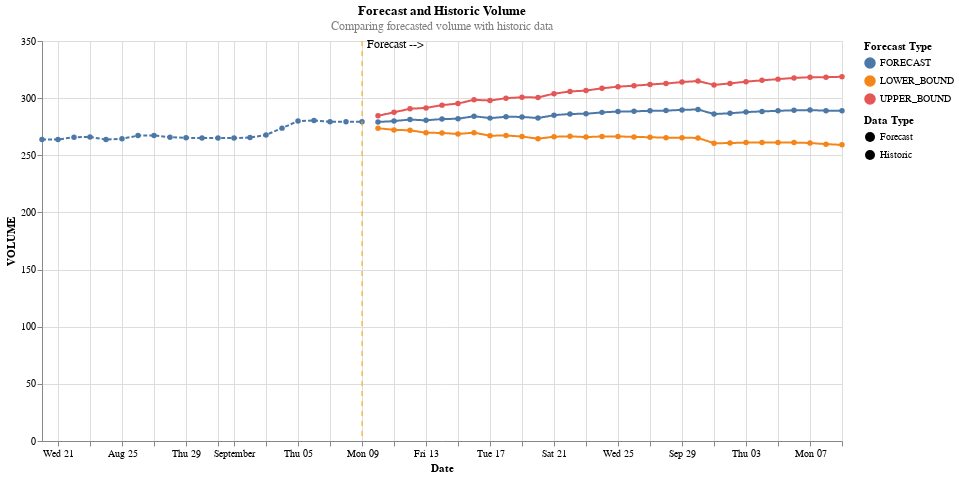
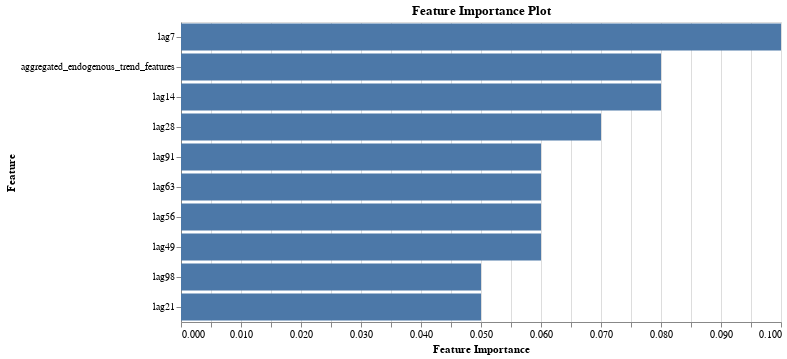

Source (notebook cell) for these figures, in order:
### Code cell
forecast_model.generate_forecast_and_visualization(show_historical=True)

### Figure 1 — Vega-Lite specification as saved in the notebook (floating-point values rounded to 4 significant figures)
{"config": {"view": {"continuousWidth": 300, "continuousHeight": 300}}, "layer": [{"data": {"name": "data-745510d6ab70269814e349078fcdf7ea"}, "mark": {"type": "line", "point": true}, "encoding": {"color": {"field": "VALUE_TYPE", "legend": {"title": "Forecast Type"}, "type": "nominal"}, "strokeDash": {"field": "TYPE", "legend": {"title": "Data Type"}, "type": "nominal"}, "x": {"axis": {"title": "Date"}, "field": "USAGE_DATE", "type": "temporal"}, "y": {"field": "VOLUME", "type": "quantitative"}}, "title": {"text": ["Forecast and Historic Volume"], "subtitle": ["Comparing forecasted volume with historic data"], "color": "black", "subtitleColor": "gray"}}, {"data": {"name": "data-212f954e367e2c7b026f80fbcc529ee1"}, "mark": {"type": "rule", "color": "orange", "strokeDash": [5, 5]}, "encoding": {"x": {"field": "x", "type": "temporal"}}}, {"data": {"name": "data-13f15a4b42da179410d5732c76b476be"}, "mark": {"type": "text", "align": "left", "baseline": "bottom", "dx": 5, "dy": 5, "fontSize": 12}, "encoding": {"text": {"field": "label", "type": "nominal"}, "x": {"field": "x", "type": "temporal"}, "y": {"value": 5}}}], "height": 400, "width": 800, "$schema": "https://vega.github.io/schema/vega-lite/v5.17.0.json", "datasets": {"data-745510d6ab70269814e349078fcdf7ea": [{"USAGE_DATE": "2024-10-09T00:00:00", "TYPE": "Forecast", "VALUE_TYPE": "FORECAST", "VOLUME": 288.9}, {"USAGE_DATE": "2024-10-08T00:00:00", "TYPE": "Forecast", "VALUE_TYPE": "FORECAST", "VOLUME": 289.0}, {"USAGE_DATE": "2024-10-07T00:00:00", "TYPE": "Forecast", "VALUE_TYPE": "FORECAST", "VOLUME": 289.5}, {"USAGE_DATE": "2024-10-06T00:00:00", "TYPE": "Forecast", "VALUE_TYPE": "FORECAST", "VOLUME": 289.4}, {"USAGE_DATE": "2024-10-05T00:00:00", "TYPE": "Forecast", "VALUE_TYPE": "FORECAST", "VOLUME": 288.9}, {"USAGE_DATE": "2024-10-04T00:00:00", "TYPE": "Forecast", "VALUE_TYPE": "FORECAST", "VOLUME": 288.4}, {"USAGE_DATE": "2024-10-03T00:00:00", "TYPE": "Forecast", "VALUE_TYPE": "FORECAST", "VOLUME": 287.8}, {"USAGE_DATE": "2024-10-02T00:00:00", "TYPE": "Forecast", "VALUE_TYPE": "FORECAST", "VOLUME": 286.8}, {"USAGE_DATE": "2024-10-01T00:00:00", "TYPE": "Forecast", "VALUE_TYPE": "FORECAST", "VOLUME": 286.1}, {"USAGE_DATE": "2024-09-30T00:00:00", "TYPE": "Forecast", "VALUE_TYPE": "FORECAST", "VOLUME": 290.1}, {"USAGE_DATE": "2024-09-29T00:00:00", "TYPE": "Forecast", "VALUE_TYPE": "FORECAST", "VOLUME": 289.7}, {"USAGE_DATE": "2024-09-28T00:00:00", "TYPE": "Forecast", "VALUE_TYPE": "FORECAST", "VOLUME": 289.1}, {"USAGE_DATE": "2024-09-27T00:00:00", "TYPE": "Forecast", "VALUE_TYPE": "FORECAST", "VOLUME": 288.9}, {"USAGE_DATE": "2024-09-26T00:00:00", "TYPE": "Forecast", "VALUE_TYPE": "FORECAST", "VOLUME": 288.5}, {"USAGE_DATE": "2024-09-25T00:00:00", "TYPE": "Forecast", "VALUE_TYPE": "FORECAST", "VOLUME": 288.3}, {"USAGE_DATE": "2024-09-24T00:00:00", "TYPE": "Forecast", "VALUE_TYPE": "FORECAST", "VOLUME": 287.6}, {"USAGE_DATE": "2024-09-23T00:00:00", "TYPE": "Forecast", "VALUE_TYPE": "FORECAST", "VOLUME": 286.3}, {"USAGE_DATE": "2024-09-22T00:00:00", "TYPE": "Forecast", "VALUE_TYPE": "FORECAST", "VOLUME": 286.2}, {"USAGE_DATE": "2024-09-21T00:00:00", "TYPE": "Forecast", "VALUE_TYPE": "FORECAST", "VOLUME": 285.1}, {"USAGE_DATE": "2024-09-20T00:00:00", "TYPE": "Forecast", "VALUE_TYPE": "FORECAST", "VOLUME": 282.6}, {"USAGE_DATE": "2024-09-19T00:00:00", "TYPE": "Forecast", "VALUE_TYPE": "FORECAST", "VOLUME": 283.6}, {"USAGE_DATE": "2024-09-18T00:00:00", "TYPE": "Forecast", "VALUE_TYPE": "FORECAST", "VOLUME": 283.6}, {"USAGE_DATE": "2024-09-17T00:00:00", "TYPE": "Forecast", "VALUE_TYPE": "FORECAST", "VOLUME": 282.5}, {"USAGE_DATE": "2024-09-16T00:00:00", "TYPE": "Forecast", "VALUE_TYPE": "FORECAST", "VOLUME": 284.2}, {"USAGE_DATE": "2024-09-15T00:00:00", "TYPE": "Forecast", "VALUE_TYPE": "FORECAST", "VOLUME": 282.0}, {"USAGE_DATE": "2024-09-14T00:00:00", "TYPE": "Forecast", "VALUE_TYPE": "FORECAST", "VOLUME": 281.7}, {"USAGE_DATE": "2024-09-13T00:00:00", "TYPE": "Forecast", "VALUE_TYPE": "FORECAST", "VOLUME": 280.6}, {"USAGE_DATE": "2024-09-12T00:00:00", "TYPE": "Forecast", "VALUE_TYPE": "FORECAST", "VOLUME": 281.3}, {"USAGE_DATE": "2024-09-11T00:00:00", "TYPE": "Forecast", "VALUE_TYPE": "FORECAST", "VOLUME": 279.9}, {"USAGE_DATE": "2024-09-10T00:00:00", "TYPE": "Forecast", "VALUE_TYPE": "FORECAST", "VOLUME": 279.1}, {"USAGE_DATE": "2024-09-09T00:00:00", "TYPE": "Historic", "VALUE_TYPE": "FORECAST", "VOLUME": 279.3}, {"USAGE_DATE": "2024-09-08T00:00:00", "TYPE": "Historic", "VALUE_TYPE": "FORECAST", "VOLUME": 279.3}, {"USAGE_DATE": "2024-09-07T00:00:00", "TYPE": "Historic", "VALUE_TYPE": "FORECAST", "VOLUME": 279.3}, {"USAGE_DATE": "2024-09-06T00:00:00", "TYPE": "Historic", "VALUE_TYPE": "FORECAST", "VOLUME": 280.4}, {"USAGE_DATE": "2024-09-05T00:00:00", "TYPE": "Historic", "VALUE_TYPE": "FORECAST", "VOLUME": 280.0}, {"USAGE_DATE": "2024-09-04T00:00:00", "TYPE": "Historic", "VALUE_TYPE": "FORECAST", "VOLUME": 273.8}, {"USAGE_DATE": "2024-09-03T00:00:00", "TYPE": "Historic", "VALUE_TYPE": "FORECAST", "VOLUME": 267.8}, {"USAGE_DATE": "2024-09-02T00:00:00", "TYPE": "Historic", "VALUE_TYPE": "FORECAST", "VOLUME": 265.5}, {"USAGE_DATE": "2024-09-01T00:00:00", "TYPE": "Historic", "VALUE_TYPE": "FORECAST", "VOLUME": 265.1}, {"USAGE_DATE": "2024-08-31T00:00:00", "TYPE": "Historic", "VALUE_TYPE": "FORECAST", "VOLUME": 265.1}, {"USAGE_DATE": "2024-08-30T00:00:00", "TYPE": "Historic", "VALUE_TYPE": "FORECAST", "VOLUME": 265.1}, {"USAGE_DATE": "2024-08-29T00:00:00", "TYPE": "Historic", "VALUE_TYPE": "FORECAST", "VOLUME": 265.3}, {"USAGE_DATE": "2024-08-28T00:00:00", "TYPE": "Historic", "VALUE_TYPE": "FORECAST", "VOLUME": 265.8}, {"USAGE_DATE": "2024-08-27T00:00:00", "TYPE": "Historic", "VALUE_TYPE": "FORECAST", "VOLUME": 267.3}, {"USAGE_DATE": "2024-08-26T00:00:00", "TYPE": "Historic", "VALUE_TYPE": "FORECAST", "VOLUME": 267.2}, {"USAGE_DATE": "2024-08-25T00:00:00", "TYPE": "Historic", "VALUE_TYPE": "FORECAST", "VOLUME": 264.4}, {"USAGE_DATE": "2024-08-24T00:00:00", "TYPE": "Historic", "VALUE_TYPE": "FORECAST", "VOLUME": 263.7}, {"USAGE_DATE": "2024-08-23T00:00:00", "TYPE": "Historic", "VALUE_TYPE": "FORECAST", "VOLUME": 266.0}, {"USAGE_DATE": "2024-08-22T00:00:00", "TYPE": "Historic", "VALUE_TYPE": "FORECAST", "VOLUME": 265.8}, {"USAGE_DATE": "2024-08-21T00:00:00", "TYPE": "Historic", "VALUE_TYPE": "FORECAST", "VOLUME": 263.8}, {"USAGE_DATE": "2024-08-20T00:00:00", "TYPE": "Historic", "VALUE_TYPE": "FORECAST", "VOLUME": 263.7}, {"USAGE_DATE": "2024-10-09T00:00:00", "TYPE": "Forecast", "VALUE_TYPE": "LOWER_BOUND", "VOLUME": 259.1}, {"USAGE_DATE": "2024-10-08T00:00:00", "TYPE": "Forecast", "VALUE_TYPE": "LOWER_BOUND", "VOLUME": 259.8}, {"USAGE_DATE": "2024-10-07T00:00:00", "TYPE": "Forecast", "VALUE_TYPE": "LOWER_BOUND", "VOLUME": 260.8}, {"USAGE_DATE": "2024-10-06T00:00:00", "TYPE": "Forecast", "VALUE_TYPE": "LOWER_BOUND", "VOLUME": 261.1}, {"USAGE_DATE": "2024-10-05T00:00:00", "TYPE": "Forecast", "VALUE_TYPE": "LOWER_BOUND", "VOLUME": 261.2}, {"USAGE_DATE": "2024-10-04T00:00:00", "TYPE": "Forecast", "VALUE_TYPE": "LOWER_BOUND", "VOLUME": 261.2}, {"USAGE_DATE": "2024-10-03T00:00:00", "TYPE": "Forecast", "VALUE_TYPE": "LOWER_BOUND", "VOLUME": 261.1}, {"USAGE_DATE": "2024-10-02T00:00:00", "TYPE": "Forecast", "VALUE_TYPE": "LOWER_BOUND", "VOLUME": 260.7}, {"USAGE_DATE": "2024-10-01T00:00:00", "TYPE": "Forecast", "VALUE_TYPE": "LOWER_BOUND", "VOLUME": 260.6}, {"USAGE_DATE": "2024-09-30T00:00:00", "TYPE": "Forecast", "VALUE_TYPE": "LOWER_BOUND", "VOLUME": 265.2}, {"USAGE_DATE": "2024-09-29T00:00:00", "TYPE": "Forecast", "VALUE_TYPE": "LOWER_BOUND", "VOLUME": 265.4}, {"USAGE_DATE": "2024-09-28T00:00:00", "TYPE": "Forecast", "VALUE_TYPE": "LOWER_BOUND", "VOLUME": 265.4}, {"USAGE_DATE": "2024-09-27T00:00:00", "TYPE": "Forecast", "VALUE_TYPE": "LOWER_BOUND", "VOLUME": 265.8}, {"USAGE_DATE": "2024-09-26T00:00:00", "TYPE": "Forecast", "VALUE_TYPE": "LOWER_BOUND", "VOLUME": 266.0}, {"USAGE_DATE": "2024-09-25T00:00:00", "TYPE": "Forecast", "VALUE_TYPE": "LOWER_BOUND", "VOLUME": 266.5}, {"USAGE_DATE": "2024-09-24T00:00:00", "TYPE": "Forecast", "VALUE_TYPE": "LOWER_BOUND", "VOLUME": 266.5}, {"USAGE_DATE": "2024-09-23T00:00:00", "TYPE": "Forecast", "VALUE_TYPE": "LOWER_BOUND", "VOLUME": 265.9}, {"USAGE_DATE": "2024-09-22T00:00:00", "TYPE": "Forecast", "VALUE_TYPE": "LOWER_BOUND", "VOLUME": 266.6}, {"USAGE_DATE": "2024-09-21T00:00:00", "TYPE": "Forecast", "VALUE_TYPE": "LOWER_BOUND", "VOLUME": 266.2}, {"USAGE_DATE": "2024-09-20T00:00:00", "TYPE": "Forecast", "VALUE_TYPE": "LOWER_BOUND", "VOLUME": 264.5}, {"USAGE_DATE": "2024-09-19T00:00:00", "TYPE": "Forecast", "VALUE_TYPE": "LOWER_BOUND", "VOLUME": 266.4}, {"USAGE_DATE": "2024-09-18T00:00:00", "TYPE": "Forecast", "VALUE_TYPE": "LOWER_BOUND", "VOLUME": 267.3}, {"USAGE_DATE": "2024-09-17T00:00:00", "TYPE": "Forecast", "VALUE_TYPE": "LOWER_BOUND", "VOLUME": 267.1}, {"USAGE_DATE": "2024-09-16T00:00:00", "TYPE": "Forecast", "VALUE_TYPE": "LOWER_BOUND", "VOLUME": 269.8}, {"USAGE_DATE": "2024-09-15T00:00:00", "TYPE": "Forecast", "VALUE_TYPE": "LOWER_BOUND", "VOLUME": 268.6}, {"USAGE_DATE": "2024-09-14T00:00:00", "TYPE": "Forecast", "VALUE_TYPE": "LOWER_BOUND", "VOLUME": 269.6}, {"USAGE_DATE": "2024-09-13T00:00:00", "TYPE": "Forecast", "VALUE_TYPE": "LOWER_BOUND", "VOLUME": 269.7}, {"USAGE_DATE": "2024-09-12T00:00:00", "TYPE": "Forecast", "VALUE_TYPE": "LOWER_BOUND", "VOLUME": 271.9}, {"USAGE_DATE": "2024-09-11T00:00:00", "TYPE": "Forecast", "VALUE_TYPE": "LOWER_BOUND", "VOLUME": 272.2}, {"USAGE_DATE": "2024-09-10T00:00:00", "TYPE": "Forecast", "VALUE_TYPE": "LOWER_BOUND", "VOLUME": 273.7}, {"USAGE_DATE": "2024-10-09T00:00:00", "TYPE": "Forecast", "VALUE_TYPE": "UPPER_BOUND", "VOLUME": 318.7}, {"USAGE_DATE": "2024-10-08T00:00:00", "TYPE": "Forecast", "VALUE_TYPE": "UPPER_BOUND", "VOLUME": 318.3}, {"USAGE_DATE": "2024-10-07T00:00:00", "TYPE": "Forecast", "VALUE_TYPE": "UPPER_BOUND", "VOLUME": 318.3}, {"USAGE_DATE": "2024-10-06T00:00:00", "TYPE": "Forecast", "VALUE_TYPE": "UPPER_BOUND", "VOLUME": 317.7}, {"USAGE_DATE": "2024-10-05T00:00:00", "TYPE": "Forecast", "VALUE_TYPE": "UPPER_BOUND", "VOLUME": 316.6}, {"USAGE_DATE": "2024-10-04T00:00:00", "TYPE": "Forecast", "VALUE_TYPE": "UPPER_BOUND", "VOLUME": 315.6}, {"USAGE_DATE": "2024-10-03T00:00:00", "TYPE": "Forecast", "VALUE_TYPE": "UPPER_BOUND", "VOLUME": 314.4}, {"USAGE_DATE": "2024-10-02T00:00:00", "TYPE": "Forecast", "VALUE_TYPE": "UPPER_BOUND", "VOLUME": 312.9}, {"USAGE_DATE": "2024-10-01T00:00:00", "TYPE": "Forecast", "VALUE_TYPE": "UPPER_BOUND", "VOLUME": 311.6}, {"USAGE_DATE": "2024-09-30T00:00:00", "TYPE": "Forecast", "VALUE_TYPE": "UPPER_BOUND", "VOLUME": 315.0}, {"USAGE_DATE": "2024-09-29T00:00:00", "TYPE": "Forecast", "VALUE_TYPE": "UPPER_BOUND", "VOLUME": 314.0}, {"USAGE_DATE": "2024-09-28T00:00:00", "TYPE": "Forecast", "VALUE_TYPE": "UPPER_BOUND", "VOLUME": 312.8}, {"USAGE_DATE": "2024-09-27T00:00:00", "TYPE": "Forecast", "VALUE_TYPE": "UPPER_BOUND", "VOLUME": 312.0}, {"USAGE_DATE": "2024-09-26T00:00:00", "TYPE": "Forecast", "VALUE_TYPE": "UPPER_BOUND", "VOLUME": 310.9}, {"USAGE_DATE": "2024-09-25T00:00:00", "TYPE": "Forecast", "VALUE_TYPE": "UPPER_BOUND", "VOLUME": 310.1}, {"USAGE_DATE": "2024-09-24T00:00:00", "TYPE": "Forecast", "VALUE_TYPE": "UPPER_BOUND", "VOLUME": 308.6}, {"USAGE_DATE": "2024-09-23T00:00:00", "TYPE": "Forecast", "VALUE_TYPE": "UPPER_BOUND", "VOLUME": 306.6}, {"USAGE_DATE": "2024-09-22T00:00:00", "TYPE": "Forecast", "VALUE_TYPE": "UPPER_BOUND", "VOLUME": 305.8}, {"USAGE_DATE": "2024-09-21T00:00:00", "TYPE": "Forecast", "VALUE_TYPE": "UPPER_BOUND", "VOLUME": 303.9}, {"USAGE_DATE": "2024-09-20T00:00:00", "TYPE": "Forecast", "VALUE_TYPE": "UPPER_BOUND", "VOLUME": 300.6}, {"USAGE_DATE": "2024-09-19T00:00:00", "TYPE": "Forecast", "VALUE_TYPE": "UPPER_BOUND", "VOLUME": 300.8}, {"USAGE_DATE": "2024-09-18T00:00:00", "TYPE": "Forecast", "VALUE_TYPE": "UPPER_BOUND", "VOLUME": 300.0}, {"USAGE_DATE": "2024-09-17T00:00:00", "TYPE": "Forecast", "VALUE_TYPE": "UPPER_BOUND", "VOLUME": 297.9}, {"USAGE_DATE": "2024-09-16T00:00:00", "TYPE": "Forecast", "VALUE_TYPE": "UPPER_BOUND", "VOLUME": 298.6}, {"USAGE_DATE": "2024-09-15T00:00:00", "TYPE": "Forecast", "VALUE_TYPE": "UPPER_BOUND", "VOLUME": 295.3}, {"USAGE_DATE": "2024-09-14T00:00:00", "TYPE": "Forecast", "VALUE_TYPE": "UPPER_BOUND", "VOLUME": 293.9}, {"USAGE_DATE": "2024-09-13T00:00:00", "TYPE": "Forecast", "VALUE_TYPE": "UPPER_BOUND", "VOLUME": 291.4}, {"USAGE_DATE": "2024-09-12T00:00:00", "TYPE": "Forecast", "VALUE_TYPE": "UPPER_BOUND", "VOLUME": 290.7}, {"USAGE_DATE": "2024-09-11T00:00:00", "TYPE": "Forecast", "VALUE_TYPE": "UPPER_BOUND", "VOLUME": 287.6}, {"USAGE_DATE": "2024-09-10T00:00:00", "TYPE": "Forecast", "VALUE_TYPE": "UPPER_BOUND", "VOLUME": 284.6}], "data-212f954e367e2c7b026f80fbcc529ee1": [{"x": "2024-09-09T00:00:00"}], "data-13f15a4b42da179410d5732c76b476be": [{"x": "2024-09-09T00:00:00", "label": "Forecast -->"}]}}

### Figure 2 — Vega-Lite specification as saved in the notebook (floating-point values rounded to 4 significant figures)
{"config": {"view": {"continuousWidth": 300, "continuousHeight": 300}}, "data": {"name": "data-f31b7549f73100855aeb1a9b8e53ca33"}, "mark": {"type": "bar"}, "encoding": {"x": {"field": "SCORE", "title": "Feature Importance", "type": "quantitative"}, "y": {"field": "FEATURE_NAME", "sort": "-x", "title": "Feature", "type": "nominal"}}, "height": 300, "title": "Feature Importance Plot", "width": 600, "$schema": "https://vega.github.io/schema/vega-lite/v5.17.0.json", "datasets": {"data-f31b7549f73100855aeb1a9b8e53ca33": [{"SERIES": null, "RANK": 1, "FEATURE_NAME": "lag7", "SCORE": 0.1, "FEATURE_TYPE": "derived_from_endogenous"}, {"SERIES": null, "RANK": 2, "FEATURE_NAME": "aggregated_endogenous_trend_features", "SCORE": 0.08, "FEATURE_TYPE": "derived_from_endogenous"}, {"SERIES": null, "RANK": 3, "FEATURE_NAME": "lag14", "SCORE": 0.08, "FEATURE_TYPE": "derived_from_endogenous"}, {"SERIES": null, "RANK": 4, "FEATURE_NAME": "lag28", "SCORE": 0.07, "FEATURE_TYPE": "derived_from_endogenous"}, {"SERIES": null, "RANK": 5, "FEATURE_NAME": "lag91", "SCORE": 0.06, "FEATURE_TYPE": "derived_from_endogenous"}, {"SERIES": null, "RANK": 6, "FEATURE_NAME": "lag63", "SCORE": 0.06, "FEATURE_TYPE": "derived_from_endogenous"}, {"SERIES": null, "RANK": 7, "FEATURE_NAME": "lag56", "SCORE": 0.06, "FEATURE_TYPE": "derived_from_endogenous"}, {"SERIES": null, "RANK": 8, "FEATURE_NAME": "lag49", "SCORE": 0.06, "FEATURE_TYPE": "derived_from_endogenous"}, {"SERIES": null, "RANK": 14, "FEATURE_NAME": "lag98", "SCORE": 0.05, "FEATURE_TYPE": "derived_from_endogenous"}, {"SERIES": null, "RANK": 13, "FEATURE_NAME": "lag21", "SCORE": 0.05, "FEATURE_TYPE": "derived_from_endogenous"}]}}
